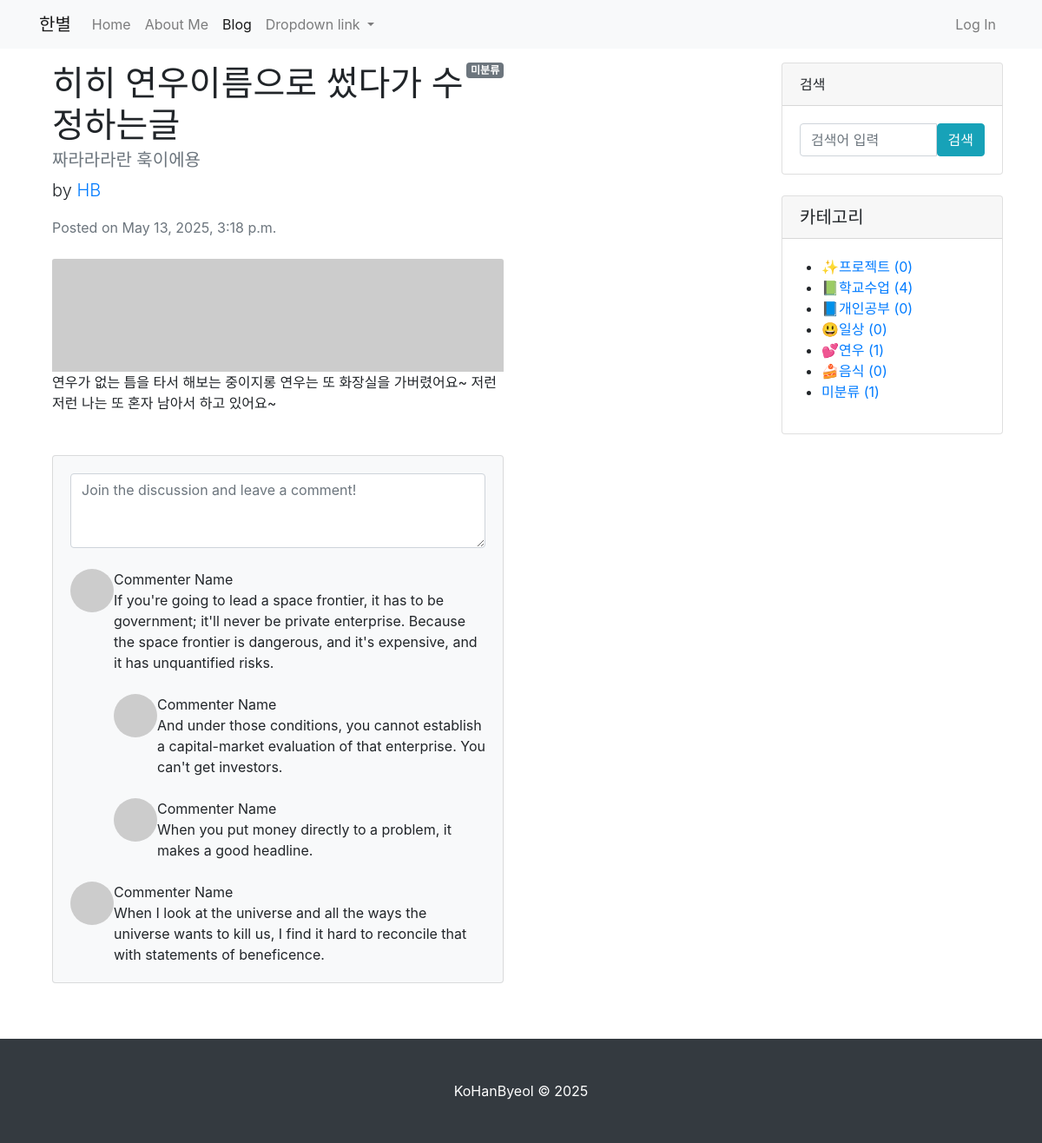
The page /blog/6/ on the database its author committed.
### blog/models.py (models this page shows, shortened)
class Post(models.Model):
    title = models.CharField(max_length=30)
    hook_text = models.CharField(max_length=100, blank=True)
    content = models.TextField()
    head_image = models.ImageField(upload_to='blog/images/%Y/%m/%d/', blank=True)
    file_upload = models.FileField(upload_to='blog/files/%Y/%m/%d', blank=True)
    created_at = models.DateTimeField(auto_now_add=True)
    updated_at = models.DateTimeField(auto_now=True)
    author = models.ForeignKey(User, null=True, on_delete=models.SET_NULL)
    category= models.ForeignKey(Category, null=True, blank=True, on_delete=models.SET_NULL)

class Category(models.Model):
    name = models.CharField(max_length=50, unique=True)
    slug = models.SlugField(max_length=200, unique=True, allow_unicode=True)
    def __str__(self):
        return self.name
    def get_absolute_url(self) :
        return f'/blog/category/{self.slug}'
    class Meta:
        verbose_name_plural = 'Categories'

### blog/views.py (the view)
# urls.py: path('<int:pk>/', views.PostDetail.as_view()),
class PostDetail(DetailView) :
    model = Post
    template_name = 'blog/post_detail.html'
    def get_context_data(self, **kwargs):
        context = super(PostDetail, self).get_context_data()
        context['categories'] = Category.objects.all()
        context['no_category_post_count'] = Post.objects.filter(category=None).count()
        return context

### blog/templates/blog/post_detail.html (shortened to what this page needs)
{% extends 'blog/base.html' %}
{% block main_area %}
    <div class="col-lg-8" >
        <div id="post-area">
            {% if post.category %}
                <span class="badge badge-secondary float-right">{{post.category}}</span>
            {% else %}
                <span class="badge badge-secondary float-right">미분류</span>
            {% endif %}
            <article>
                <header class="mb-4">
                    <h1 class="fw-bolder mb-1">{{ post.title }}</h1>
                    <h5 class="text-muted">{{ post.hook_text }}</h5>
                    <p class = "lead">
                        by
                        <a href="#">{{post.author | upper}}</a>
                    </p>
                    <div class="text-muted fst-italic mb-2">Posted on {{ post.created_at }}</div>
                </header>
                {% if post.head_image %}
                <a href="#!"><img class="card-img-top" src="{{ post.head_image.url }}" alt="{{ post }} head image" /></a>
                {% else %}
                <a href="#!"><img class="card-img-top" src="https://picsum.photos/seed/{{ post.id }}/800/200" alt="random_image" /></a>
                {% endif %}
                <section class="mb-5">
                    <p class="fs-5 mb-4">{{ post.content }}</p>
                    </section>
            </article>
        </div>
        <div id="comment-area">
            <section class="mb-5">
                <div class="card bg-light">
                    <div class="card-body">
                        <form class="mb-4"><textarea class="form-control" rows="3" placeholder="Join the discussion and leave a comment!"></textarea></form>
                        <div class="d-flex mb-4">
                            <div class="flex-shrink-0"><img class="rounded-circle" src="https://dummyimage.com/50x50/ced4da/6c757d.jpg" alt="..." /></div>
                            <div class="ms-3">
                                <div class="fw-bold">Commenter Name</div>
                                If you're going to lead a space frontier, it has to be government; it'll never be private enterprise. Because the space frontier is dangerous, and it's expensive, and it has unquantified risks.
                                <div class="d-flex mt-4">
                                    <div class="flex-shrink-0"><img class="rounded-circle" src="https://dummyimage.com/50x50/ced4da/6c757d.jpg" alt="..." /></div>
                                    <div class="ms-3">
                                        <div class="fw-bold">Commenter Name</div>
                                        And under those conditions, you cannot establish a capital-market evaluation of that enterprise. You can't get investors.
                                    </div>
                                </div>
                                <div class="d-flex mt-4">
                                    <div class="flex-shrink-0"><img class="rounded-circle" src="https://dummyimage.com/50x50/ced4da/6c757d.jpg" alt="..." /></div>
                                    <div class="ms-3">
                                        <div class="fw-bold">Commenter Name</div>
                                        When you put money directly to a problem, it makes a good headline.
                                    </div>
                                </div>
                            </div>
                        </div>
                        <div class="d-flex">
                            <div class="flex-shrink-0"><img class="rounded-circle" src="https://dummyimage.com/50x50/ced4da/6c757d.jpg" alt="..." /></div>
                            <div class="ms-3">
                                <div class="fw-bold">Commenter Name</div>
                                When I look at the universe and all the ways the universe wants to kill us, I find it hard to reconcile that with statements of beneficence.
                            </div>
                        </div>
                    </div>
                </div>
            </section>
        </div>
    </div>
{% endblock %}

### blog/templates/blog/base.html (shortened to what this page needs)
<!DOCTYPE html>
{% load static %}
<html lang="ko">
<head>
    <link rel="stylesheet" href="{% static 'blog/bootstrap/bootstrap.min.css' %}" media="screen">
</head>
<body>
    {% include 'blog/navbar.html' %}
    <div class="container my-3">
        <div class="row">
            <div class="col-md-8 col-lg-9" id="main-area">
                {% block main_area %}
                {% endblock %}
            </div>
            <div class="col-md-4 col-lg-3">
                 <div class="card mb-4">
                    <div class="card-header">검색</div>
                    <div class="card-body">
                        <div class="input-group">
                            <input class="form-control" type="text" placeholder="검색어 입력" aria-label="Enter search term..." aria-describedby="button-search" />
                            <button class="btn btn-info" id="button-search" type="button">검색</button>
                        </div>
                    </div>
                </div>
                <div class="card mb-4" id="categories-card">
                    <h5 class="card-header">카테고리</h5>
                    <div class="card-body">
                        <div class="row">
                                <ul>
                                    {% for category in categories %}
                                    <li>
                                        <a href="{{ category.get_absolute_url }}">
                                           {{ category }} ({{ category.post_set.count }})
                                        </a>
                                    </li>
                                    {% endfor %}
                                    <li>
                                        <a href="/blog/category/no_category/">
                                             미분류 ({{no_category_post_count}})
                                        </a>
                                    </li>
                                </ul>
                            </div>
                        </div>
                    </div>
                </div>
            </div>
        </div>
    {% include 'blog/footer.html' %}
</body>
</html>

### rows shown on the page
Post: title "히히 연우이름으로 썼다가 수정하는글", hook_text "짜라라라란 훅이에용", author "HB", created_at "May 13, 2025, 3:18 p.m.", content "연우가 없는 틈을 타서 해보는 중이지롱 연우는 또 화장실을 가버렸어요~ 저런저런 나는 또 혼자 남아서 하고 있어요~"
Category: name "✨프로젝트", post_set.count "0"
Category: name "📗학교수업", post_set.count "4"
Category: name "📘개인공부", post_set.count "0"
Category: name "😃일상", post_set.count "0"
Category: name "💕연우", post_set.count "1"
Category: name "🍰음식", post_set.count "0"

### other values the page prints
{{ no_category_post_count }} "1"
